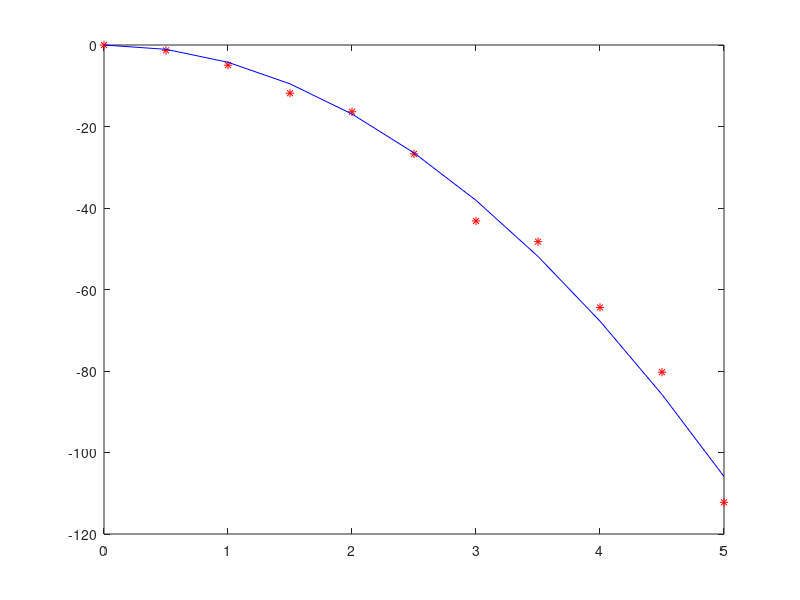

Recreate this plot in MATLAB.
clear;
t = linspace(0,5,11);
y = [0.000, -1.312, -4.957, -11.834, -16.382, -26.723,...
-43.170, -48.251, -64.409, -80.289, -112.224];
disp([t',y'])

g = 9.81; # m/s^2

yp = -0.5*g*t.^2;

y_m_yp = y - yp;
y_m_yp2 = y_m_yp.^2;
y_m_yp2_s = sum(y_m_yp2);
er = sqrt(y_m_yp2_s)

pay = sum(y.*(t.^2));
payda = sum(t.^4);

a = -2 * pay / payda  # m/s^2

yp = -0.5*a*t.^2;
plot(t,y,"*r",t,yp,"-b");

yp = -0.5*a*t.^2;

y_m_yp = y - yp;
y_m_yp2 = y_m_yp.^2;
y_m_yp2_s = sum(y_m_yp2);
er = sqrt(y_m_yp2_s)

for i = 2:6
    i
endfor

2:6

kume = 2:6

for i = kume
    i
endfor

for i = [5,1,6,2,-3,-1,4]
    i
endfor

clear;

dizi = {"f","e","d","a","i"};
depo = {}; # sonuclari toplayacagimiz dizi


kullanilabilen_indisler = 1:5;

for bir = 1:5
    # birinci indisi sectik, bunu olabilenler listesinden cikaralim
    kalan_indisler = kullanilabilen_indisler(kullanilabilen_indisler != bir);
    for iki = kalan_indisler
        kalan_indisler3 = kalan_indisler(kalan_indisler != iki);
        for uc = kalan_indisler3
            kalan_indisler4 = kalan_indisler3(kalan_indisler3 != uc);
            for dort = kalan_indisler4
                kalan_indisler5 = kalan_indisler4(kalan_indisler4 != dort);
                 bes = kalan_indisler5;
                    kelime = sprintf("%s%s%s%s%s",dizi{bir},dizi{iki}...
                             ,dizi{uc},dizi{dort},dizi{bes});
                    disp(kelime)
                    depo = {depo{:}, kelime};
            endfor
        endfor
    endfor
endfor

columns(depo)

perms(["f","e","d","a","i"])

rand('state',219); # Sizin denemenizin de
                   # ayni sonuclari vermesi icin

harfler = {"a","b","c"};
# Toplamda 3x2x1 = 6 farklı permutasyon var

depo = {}

for i = 1:10
    kelime = strcat(harfler{randperm(3)}); # nasil urettigimize cok takilmayin 8)
    depo = {depo{:} kelime};
endfor
depo

unique(depo)

function v = inelastik_momentum(v1,v2,m1,m2)
    v1x = v1(1);
    v1y = v1(2);
    v2x = v2(1);
    v2y = v2(2);
    vx = (m1*v1x + m2*v2x)/(m1+m2);
    vy = (m1*v1y + m2*v2y)/(m1+m2);
    v = [vx,vy];
endfunction

V = inelastik_momentum ([1,2],[-1,-2],3,5)
